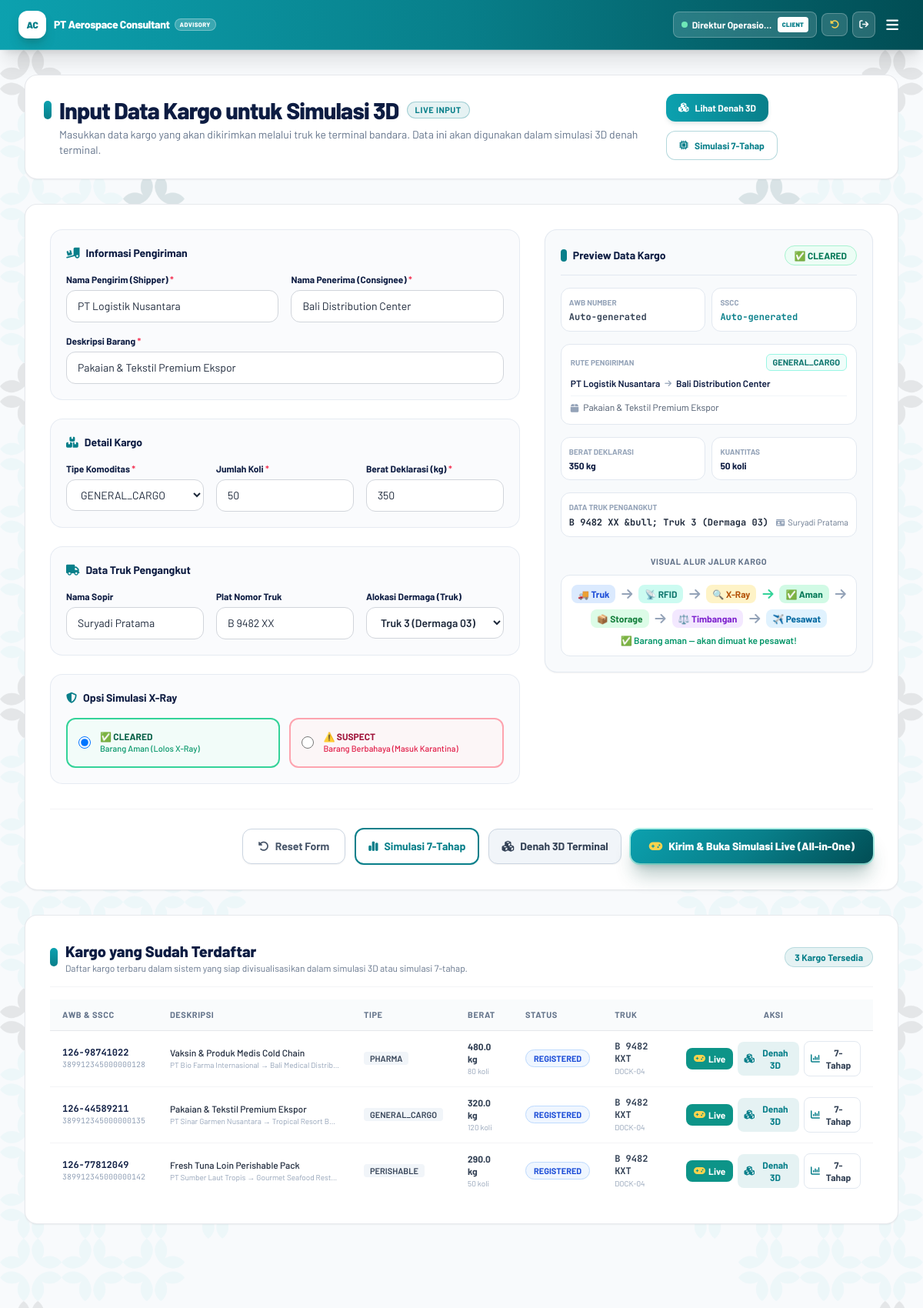
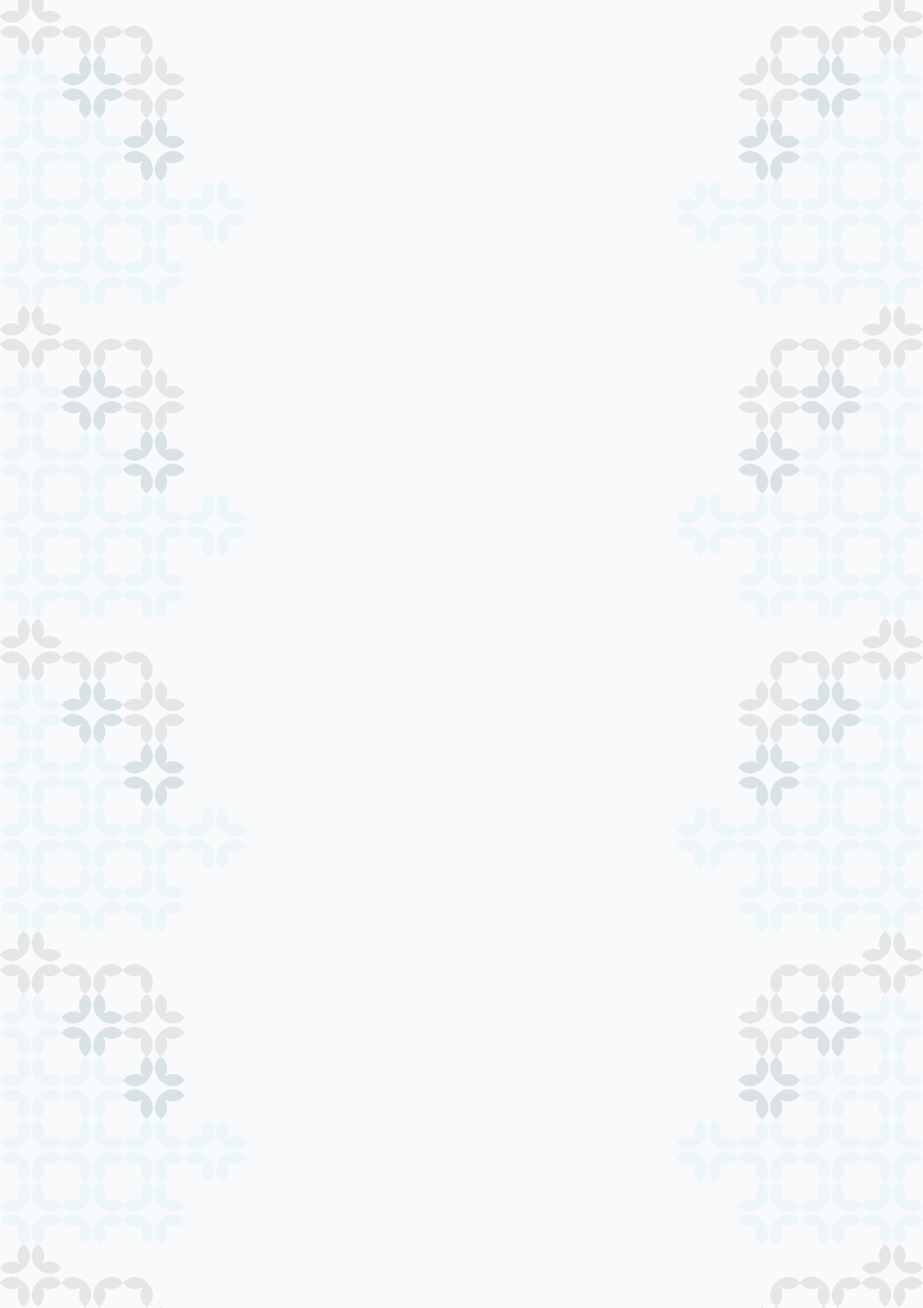
Page /cargo_input.php (signed in, upper part) on the committed database (2 pictures, top to bottom).
### tables this page shows
CREATE TABLE `cargo_shipments` (
    `id` VARCHAR(50) PRIMARY KEY,
    `awb_number` VARCHAR(30) NOT NULL,
    `sscc` VARCHAR(20) NOT NULL UNIQUE,
    `gtin` VARCHAR(20) NOT NULL,
    `batch_no` VARCHAR(50) NOT NULL,
    `expiry_date` DATE NOT NULL,
    `shipper` VARCHAR(100) NOT NULL,
    `consignee` VARCHAR(100) NOT NULL,
    `description` VARCHAR(255) NOT NULL,
    `commodity_type` ENUM('GENERAL_CARGO', 'PERISHABLE', 'DANGEROUS_GOODS', 'VALUABLE', 'PHARMA') NOT NULL DEFAULT 'GENERAL_CARGO',
    `quantity` INT NOT NULL DEFAULT 1,
    `declared_weight_kg` DECIMAL(10,2) NOT NULL DEFAULT 0.00,
    `actual_weight_kg` DECIMAL(10,2) NULL,
    `truck_arrival_id` VARCHAR(50) NULL,
    `uld_id` VARCHAR(50) NULL,
    `scan_time` DATETIME NULL,
    `current_stage` INT NOT NULL DEFAULT 1,
    `status` ENUM('REGISTERED', 'ARRIVED', 'SCANNED', 'SECURITY_CHECK', 'CLEARED', 'SUSPECT', 'RETURNED_TO_TRUCK', 'WEIGHED', 'ALLOCATED', 'LOADED') NOT NULL DEFAULT 'REGISTERED',
    `created_at` TIMESTAMP DEFAULT CURRENT_TIMESTAMP,
    FOREIGN KEY (`truck_arrival_id`) REFERENCES `truck_arrivals`(`id`) ON DELETE SET NULL,
    FOREIGN KEY (`uld_id`) REFERENCES `uld_containers`(`id`) ON DELETE SET NULL
);

CREATE TABLE `truck_arrivals` (
    `id` VARCHAR(50) PRIMARY KEY,
    `truck_plate` VARCHAR(20) NOT NULL,
    `driver_name` VARCHAR(100) NOT NULL,
    `transporter_company` VARCHAR(100) NOT NULL DEFAULT 'PT Antar Lintas Logistik',
    `dock_slot` VARCHAR(20) NOT NULL,
    `booking_code` VARCHAR(50) NOT NULL,
    `arrival_time` DATETIME NOT NULL,
    `status` ENUM('SCHEDULED', 'ARRIVED', 'UNLOADING', 'COMPLETED') NOT NULL DEFAULT 'ARRIVED',
    `notes` TEXT NULL,
    `created_at` TIMESTAMP DEFAULT CURRENT_TIMESTAMP
);

### cargo_input.php (the view, shortened to what the rows shown need)
<?php
$db = getDb();
$cargosStmt = $db->query("
    SELECT c.*, t.truck_plate, t.dock_slot
    FROM cargo_shipments c
    LEFT JOIN truck_arrivals t ON c.truck_arrival_id = t.id
    ORDER BY c.created_at DESC
    LIMIT 20
");
$existingCargos = $cargosStmt->fetchAll();
include __DIR__ . '/includes/header.php';
if (!function_exists('getStatusBadgeClass')) {
    function getStatusBadgeClass($status) {
        switch (strtoupper((string)$status)) {
            case 'REGISTERED':
                return 'bg-blue-50 text-blue-700 border-blue-200';
        }
    }
}
?>
<div class="relative w-full overflow-x-hidden min-h-screen bg-[#F8FAFC]">
    <div class="relative z-10 max-w-7xl mx-auto px-4 sm:px-6 lg:px-8 py-8 space-y-8">
        <div class="bg-white p-6 rounded-2xl border border-gray-200/90 shadow-sm flex flex-col lg:flex-row lg:items-center justify-between gap-4">
            <div>
                <div class="flex items-center space-x-2.5">
                    <h1 class="text-2xl lg:text-3xl font-extrabold text-[#0D1C42] tracking-tight">Input Data Kargo untuk Simulasi 3D</h1>
                </div>
            </div>
        </div>
        <div class="bg-white p-6 lg:p-8 rounded-2xl border border-gray-200/90 shadow-sm space-y-4">
            <div class="flex flex-col sm:flex-row sm:items-center justify-between gap-2 pb-4 border-b border-gray-100">
                <div class="flex items-center gap-2.5">
                    <div>
                        <h2 class="text-lg lg:text-xl font-extrabold text-[#0D1C42]">Kargo yang Sudah Terdaftar</h2>
                    </div>
                </div>
            </div>
            <div class="overflow-x-auto">
                <table class="w-full text-left text-xs border-collapse">
                    <thead>
                        <tr class="bg-slate-50/80 border-b border-gray-200 text-slate-500 font-bold uppercase tracking-wider text-[11px]">
                            <th class="py-3 px-4">AWB &amp; SSCC</th>
                            <th class="py-3 px-4">Deskripsi</th>
                            <th class="py-3 px-4">Tipe</th>
                            <th class="py-3 px-4">Berat</th>
                            <th class="py-3 px-4">Status</th>
                            <th class="py-3 px-4">Truk</th>
                            <th class="py-3 px-4 text-center">Aksi</th>
                        </tr>
                    </thead>
                    <tbody class="divide-y divide-gray-100">
                        <?php if (empty($existingCargos)): ?>
                            <tr>
                                <td colspan="7" class="py-8 text-center text-slate-400">
                                    <i class="fa-solid fa-box-open text-2xl mb-2 text-slate-300 block"></i>
                                    Belum ada kargo terdaftar. Silakan isi formulir di atas untuk memulai simulasi.
                                </td>
                            </tr>
                        <?php else: ?>
                            <?php foreach ($existingCargos as $cargo): ?>
                                <tr class="hover:bg-slate-50/60 transition-colors">
                                    <td class="py-3 px-4">
                                        <div class="font-bold text-[#0D1C42] font-mono text-xs"><?= htmlspecialchars($cargo['awb_number']) ?></div>
                                        <div class="text-[10px] text-slate-400 font-mono"><?= htmlspecialchars($cargo['sscc']) ?></div>
                                    </td>
                                    <td class="py-3 px-4">
                                        <div class="font-medium text-slate-800 max-w-[220px] truncate" title="<?= htmlspecialchars($cargo['description']) ?>">
                                            <?= htmlspecialchars($cargo['description']) ?>
                                        </div>
                                        <div class="text-[10px] text-slate-400 truncate max-w-[220px]">
                                            <?= htmlspecialchars($cargo['shipper']) ?> &rarr; <?= htmlspecialchars($cargo['consignee']) ?>
                                        </div>
                                    </td>
                                    <td class="py-3 px-4">
                                        <span class="px-2 py-0.5 rounded text-[11px] font-semibold bg-slate-100 text-slate-700">
                                            <?= htmlspecialchars($cargo['commodity_type']) ?>
                                        </span>
                                    </td>
                                    <td class="py-3 px-4">
                                        <div class="font-bold text-slate-700"><?= number_format($cargo['declared_weight_kg'], 1) ?> kg</div>
                                        <div class="text-[10px] text-slate-400"><?= (int)$cargo['quantity'] ?> koli</div>
                                    </td>
                                    <td class="py-3 px-4">
                                        <span class="px-2.5 py-1 rounded-full text-[11px] font-bold border <?= getStatusBadgeClass($cargo['status']) ?>">
                                            <?= htmlspecialchars($cargo['status']) ?>
                                        </span>
                                    </td>
                                    <td class="py-3 px-4">
                                        <div class="font-mono font-bold text-slate-700"><?= htmlspecialchars($cargo['truck_plate'] ?? '-') ?></div>
                                        <div class="text-[10px] text-slate-400"><?= htmlspecialchars($cargo['dock_slot'] ?? '-') ?></div>
                                    </td>
                                    <td class="py-3 px-4 text-center">
                                        <div class="flex items-center justify-center gap-1.5">
                                            <a href="simulation_live.php?cargo_id=<?= urlencode($cargo['id']) ?>&autostart=1"
                                               class="inline-flex items-center gap-1 px-2.5 py-1.5 rounded-lg text-xs font-bold bg-teal-600 text-white hover:bg-teal-700 transition-all shadow-xs"
                                               title="Simulasi Live (Input &amp; Visual)">
                                                <i class="fa-solid fa-gamepad text-amber-300"></i>
                                                <span>Live</span>
                                            </a>
                                            <a href="layout_3d.php?cargo_id=<?= urlencode($cargo['id']) ?>&xray=<?= urlencode($cargo['status']) ?>"
                                               class="inline-flex items-center gap-1 px-2 py-1.5 rounded-lg text-xs font-bold bg-[#087F8A]/10 text-[#087F8A] hover:bg-[#087F8A] hover:text-white transition-all shadow-xs"
                                               title="Denah 3D Terminal">
                                                <i class="fa-solid fa-cubes"></i>
                                                <span>Denah 3D</span>
                                            </a>
                                            <a href="simulation.php?cargo_id=<?= urlencode($cargo['id']) ?>"
                                               class="inline-flex items-center gap-1 px-2 py-1.5 rounded-lg text-xs font-bold border border-slate-200 bg-white text-slate-700 hover:bg-slate-50 transition-all shadow-xs"
                                               title="Simulasi 7-Tahap">
                                                <i class="fa-solid fa-chart-column text-[#087F8A]"></i>
                                                <span>7-Tahap</span>
                                            </a>
                                        </div>
                                    </td>
                                </tr>
                            <?php endforeach; ?>
                        <?php endif; ?>
                    </tbody>
                </table>
            </div>
        </div>
    </div>
</div>
<?php include __DIR__ . '/includes/footer.php'; ?>

### rows in the picture
cargo_shipments: awb_number "126-98741022", sscc "389912345000000128", description "Vaksin & Produk Medis Cold Chain", shipper "PT Bio Farma Internasional", consignee "Bali Medical Distrib…", commodity_type "PHARMA", declared_weight_kg "480.0", quantity "80", status "REGISTERED", truck_arrival.truck_plate "B 9482 KXT", truck_arrival.dock_slot "DOCK-04"
cargo_shipments: awb_number "126-44589211", sscc "389912345000000135", description "Pakaian & Tekstil Premium Ekspor", shipper "PT Sinar Garmen Nusantara", consignee "Tropical Resort B…", commodity_type "GENERAL_CARGO", declared_weight_kg "320.0", quantity "120", status "REGISTERED", truck_arrival.truck_plate "B 9482 KXT", truck_arrival.dock_slot "DOCK-04"
cargo_shipments: awb_number "126-77812049", sscc "389912345000000142", description "Fresh Tuna Loin Perishable Pack", shipper "PT Sumber Laut Tropis", consignee "Gourmet Seafood Rest…", commodity_type "PERISHABLE", declared_weight_kg "290.0", quantity "50", status "REGISTERED", truck_arrival.truck_plate "B 9482 KXT", truck_arrival.dock_slot "DOCK-04"

### other values in the picture
$companyName "PT Aerospace Consultant"
$user['full_name'] "Direktur Operasio…"
$user['role'] "CLIENT"
count($existingCargos) "3"
